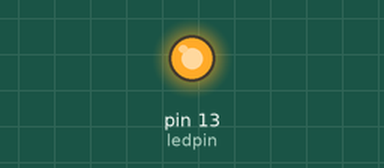
Recording of a sketch running on a simulated Arduino Uno, built with avr-gcc and run on an emulated ATmega328P. Shown: output pins drawn as LEDs (lit = HIGH).

Above: at 0.6 s.
At 7.5 s:
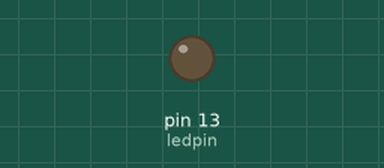
Timing chart, 0 to 8.7 s (numbered marks = the images above):
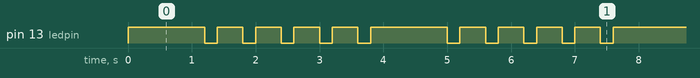

Measured:
- by itself, pin 13 (ledpin): repeats every 3.8 s: 4 × (LOW 0.20 s, HIGH 0.40 s), LOW 0.20 s, HIGH 1.2 s
- by itself, everything shown: repeats every 3.8 s, in 10 steps

The sketch:

blink-123.ino
```cpp
/* Blinking LED -> by Owen Mundy August 1, 2009
---------------------------------------------------------------*/

int led = false;            // control variable
int ledpin = 13;            // LED pin

void setup() {
  pinMode(ledpin, OUTPUT);  // sets the digital pin as output
}

void loop() {
  blink(1000,200); // on
  blink(200,200); // off
  blink(200,200); // on
  blink(200,200); // off
  blink(200,200); // on
  blink(200,200); // off
  blink(200,200); // on
  blink(200,200); // off
  blink(200,200); // on
  blink(200,200); // off
}

void blink(int on, int post) {
  if (led == false) {
    led = true;
    digitalWrite(ledpin, HIGH); // on
    delay(on);
  }
  else {
    led = false;
    digitalWrite(ledpin, LOW); // off
  }
  delay(post);
}
```
